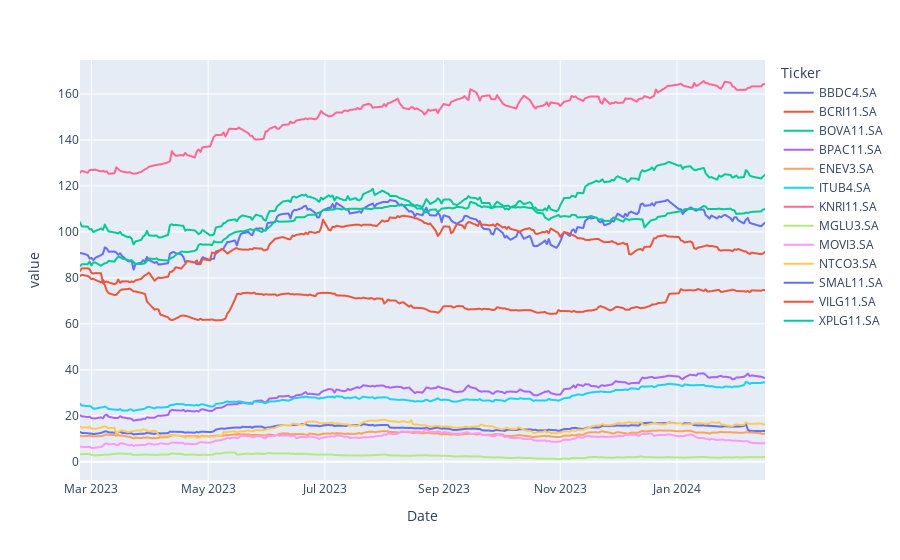

Source (notebook cell):
### Code cell
# Análise gráfica
fig = px.line(df_cotacoes)
fig.show()

### Figure 1 — Plotly figure (JSON) as saved in the notebook; plotly's stock layout.template omitted (floating-point values rounded to 4 significant figures; data arrays with more than 128 entries replaced by an {"elided": "..."} marker saying what was removed)
{"data": [{"hovertemplate": "Ticker=BBDC4.SA<br>Date=%{x}<br>value=%{y}<extra></extra>", "legendgroup": "BBDC4.SA", "line": {"color": "#636efa", "dash": "solid"}, "marker": {"symbol": "circle"}, "mode": "lines", "name": "BBDC4.SA", "showlegend": true, "type": "scattergl", "x": {"elided": "244 str values"}, "xaxis": "x", "y": {"elided": "244 float values"}, "yaxis": "y"}, {"hovertemplate": "Ticker=BCRI11.SA<br>Date=%{x}<br>value=%{y}<extra></extra>", "legendgroup": "BCRI11.SA", "line": {"color": "#EF553B", "dash": "solid"}, "marker": {"symbol": "circle"}, "mode": "lines", "name": "BCRI11.SA", "showlegend": true, "type": "scattergl", "x": {"elided": "244 str values"}, "xaxis": "x", "y": {"elided": "244 float values"}, "yaxis": "y"}, {"hovertemplate": "Ticker=BOVA11.SA<br>Date=%{x}<br>value=%{y}<extra></extra>", "legendgroup": "BOVA11.SA", "line": {"color": "#00cc96", "dash": "solid"}, "marker": {"symbol": "circle"}, "mode": "lines", "name": "BOVA11.SA", "showlegend": true, "type": "scattergl", "x": {"elided": "244 str values"}, "xaxis": "x", "y": {"elided": "244 float values"}, "yaxis": "y"}, {"hovertemplate": "Ticker=BPAC11.SA<br>Date=%{x}<br>value=%{y}<extra></extra>", "legendgroup": "BPAC11.SA", "line": {"color": "#ab63fa", "dash": "solid"}, "marker": {"symbol": "circle"}, "mode": "lines", "name": "BPAC11.SA", "showlegend": true, "type": "scattergl", "x": {"elided": "244 str values"}, "xaxis": "x", "y": {"elided": "244 float values"}, "yaxis": "y"}, {"hovertemplate": "Ticker=ENEV3.SA<br>Date=%{x}<br>value=%{y}<extra></extra>", "legendgroup": "ENEV3.SA", "line": {"color": "#FFA15A", "dash": "solid"}, "marker": {"symbol": "circle"}, "mode": "lines", "name": "ENEV3.SA", "showlegend": true, "type": "scattergl", "x": {"elided": "244 str values"}, "xaxis": "x", "y": {"elided": "244 float values"}, "yaxis": "y"}, {"hovertemplate": "Ticker=ITUB4.SA<br>Date=%{x}<br>value=%{y}<extra></extra>", "legendgroup": "ITUB4.SA", "line": {"color": "#19d3f3", "dash": "solid"}, "marker": {"symbol": "circle"}, "mode": "lines", "name": "ITUB4.SA", "showlegend": true, "type": "scattergl", "x": {"elided": "244 str values"}, "xaxis": "x", "y": {"elided": "244 float values"}, "yaxis": "y"}, {"hovertemplate": "Ticker=KNRI11.SA<br>Date=%{x}<br>value=%{y}<extra></extra>", "legendgroup": "KNRI11.SA", "line": {"color": "#FF6692", "dash": "solid"}, "marker": {"symbol": "circle"}, "mode": "lines", "name": "KNRI11.SA", "showlegend": true, "type": "scattergl", "x": {"elided": "244 str values"}, "xaxis": "x", "y": {"elided": "244 float values"}, "yaxis": "y"}, {"hovertemplate": "Ticker=MGLU3.SA<br>Date=%{x}<br>value=%{y}<extra></extra>", "legendgroup": "MGLU3.SA", "line": {"color": "#B6E880", "dash": "solid"}, "marker": {"symbol": "circle"}, "mode": "lines", "name": "MGLU3.SA", "showlegend": true, "type": "scattergl", "x": {"elided": "244 str values"}, "xaxis": "x", "y": {"elided": "244 float values"}, "yaxis": "y"}, {"hovertemplate": "Ticker=MOVI3.SA<br>Date=%{x}<br>value=%{y}<extra></extra>", "legendgroup": "MOVI3.SA", "line": {"color": "#FF97FF", "dash": "solid"}, "marker": {"symbol": "circle"}, "mode": "lines", "name": "MOVI3.SA", "showlegend": true, "type": "scattergl", "x": {"elided": "244 str values"}, "xaxis": "x", "y": {"elided": "244 float values"}, "yaxis": "y"}, {"hovertemplate": "Ticker=NTCO3.SA<br>Date=%{x}<br>value=%{y}<extra></extra>", "legendgroup": "NTCO3.SA", "line": {"color": "#FECB52", "dash": "solid"}, "marker": {"symbol": "circle"}, "mode": "lines", "name": "NTCO3.SA", "showlegend": true, "type": "scattergl", "x": {"elided": "244 str values"}, "xaxis": "x", "y": {"elided": "244 float values"}, "yaxis": "y"}, {"hovertemplate": "Ticker=SMAL11.SA<br>Date=%{x}<br>value=%{y}<extra></extra>", "legendgroup": "SMAL11.SA", "line": {"color": "#636efa", "dash": "solid"}, "marker": {"symbol": "circle"}, "mode": "lines", "name": "SMAL11.SA", "showlegend": true, "type": "scattergl", "x": {"elided": "244 str values"}, "xaxis": "x", "y": {"elided": "244 float values"}, "yaxis": "y"}, {"hovertemplate": "Ticker=VILG11.SA<br>Date=%{x}<br>value=%{y}<extra></extra>", "legendgroup": "VILG11.SA", "line": {"color": "#EF553B", "dash": "solid"}, "marker": {"symbol": "circle"}, "mode": "lines", "name": "VILG11.SA", "showlegend": true, "type": "scattergl", "x": {"elided": "244 str values"}, "xaxis": "x", "y": {"elided": "244 float values"}, "yaxis": "y"}, {"hovertemplate": "Ticker=XPLG11.SA<br>Date=%{x}<br>value=%{y}<extra></extra>", "legendgroup": "XPLG11.SA", "line": {"color": "#00cc96", "dash": "solid"}, "marker": {"symbol": "circle"}, "mode": "lines", "name": "XPLG11.SA", "showlegend": true, "type": "scattergl", "x": {"elided": "244 str values"}, "xaxis": "x", "y": {"elided": "244 float values"}, "yaxis": "y"}], "layout": {"legend": {"title": {"text": "Ticker"}, "tracegroupgap": 0}, "margin": {"t": 60}, "xaxis": {"anchor": "y", "domain": [0, 1], "title": {"text": "Date"}}, "yaxis": {"anchor": "x", "domain": [0, 1], "title": {"text": "value"}}}}
